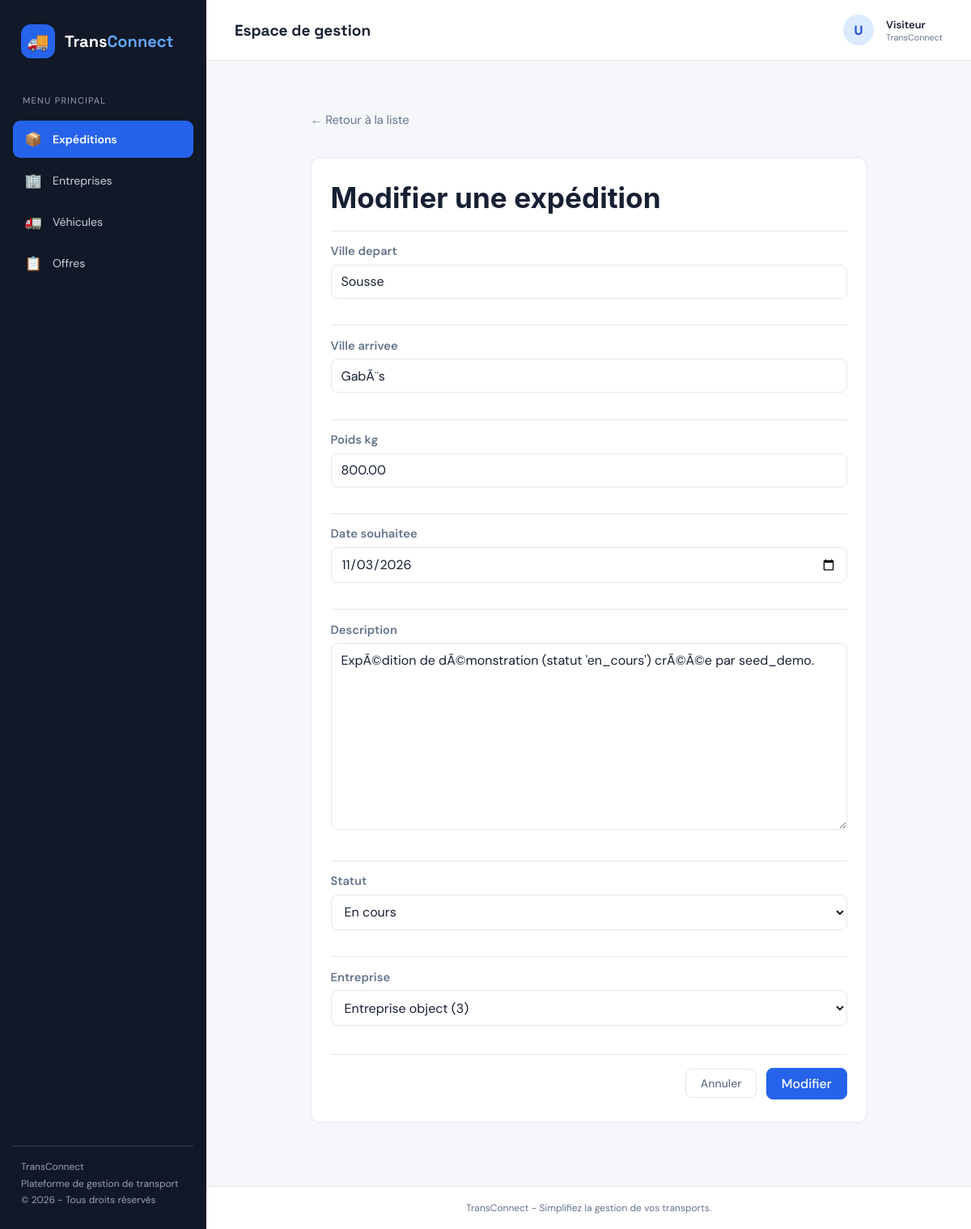
Page /expeditions/6/update/ on the committed database.
### ExpeditionsApp/models.py (models this page shows, shortened)
class Expedition(models.Model):
    STATUT_CHOICES = [
        ('publiee', 'Publiée'),
        ('attribuee', 'Attribuée'),
        ('en_cours', 'En cours'),
        ('livree', 'Livrée'),
        ('annulee', 'Annulée'),
    ]
    reference = models.CharField(max_length=12, unique=True, editable=False)
    ville_depart = models.CharField(max_length=100)
    ville_arrivee = models.CharField(max_length=100)
    poids_kg = models.DecimalField(max_digits=10, decimal_places=2, validators=[MinValueValidator(Decimal('0.01'), message="Le poids doit etre superieur a 0.")])
    date_souhaitee = models.DateField()
    description = models.TextField(blank=True)
    statut = models.CharField(max_length=20, choices=STATUT_CHOICES, default='publiee')
    entreprise = models.ForeignKey('EntreprisesApp.Entreprise', on_delete=models.CASCADE, related_name='expeditions' )
    created_at = models.DateTimeField(auto_now_add=True)
    updated_at = models.DateTimeField(auto_now=True)

### ExpeditionsApp/views.py (the view)
# urls.py: path('<int:pk>/update/', ExpeditionUpdateView.as_view(), name='update_expedition'),
class ExpeditionUpdateView(UpdateView):
    model = Expedition
    template_name = 'expedition/create.html'
    form_class = ExpeditionForm
    success_url = reverse_lazy('expedition:list_expeditions')

### ExpeditionsApp/forms.py
class ExpeditionForm (forms.ModelForm):
    class Meta:
        model = Expedition
        fields = ['ville_depart', 'ville_arrivee', 'poids_kg', 'date_souhaitee', 'description', 'statut','entreprise']
        widgets = {
            'date_souhaitee': forms.DateInput(attrs={'type': 'date'})}

### templates/expedition/create.html (shortened to what this page needs)
{% extends 'base.html' %}
{% block content %}
<div class="form-page">
    <a class="back-link" href="{% url 'expedition:list_expeditions' %}">← Retour à la liste</a>
    <div class="form-card">
        <h1>{% if object %}Modifier{% else %}Ajouter{% endif %} une expédition</h1>
        <form method="post" novalidate>
            {% for field in form %}
            <div class="form-field{% if field.errors %} has-error{% endif %}">
                <label for="{{ field.id_for_label }}">{{ field.label }}</label>
                {{ field }}
            </div>
            {% endfor %}
            <div class="form-actions">
                <a class="btn-secondary" href="{% url 'expedition:list_expeditions' %}">Annuler</a>
                <button class="btn-primary" type="submit">{% if object %}Modifier{% else %}Ajouter{% endif %}</button>
            </div>
        </form>
    </div>
</div>
{% endblock %}

### templates/base.html (style rules this page uses)
:root { --route: #2563eb; --route-dark: #1d4ed8; --background: #f5f7fb; --card: #ffffff; --line: #e5e7eb; --text: #172033; --muted: #64748b; --sidebar: #111827; --sidebar-text: #cbd5e1; --success: #15803d; --danger: #dc2626; --warning: #d97706; }
* { margin: 0; padding: 0; box-sizing: border-box; }
body { font-family: 'DM Sans', sans-serif; background: var(--background); color: var(--text); min-height: 100vh; }
a { text-decoration: none; color: inherit; }
.btn-primary { display: inline-block; background: var(--route); color: white; border: none; padding: 11px 18px; border-radius: 8px; font-family: inherit; font-size: 14px; font-weight: 600; cursor: pointer; transition: .2s; }
.btn-secondary { display: inline-block; color: var(--muted); border: 1px solid var(--line); padding: 10px 17px; border-radius: 8px; font-size: 14px; }
.form-page { max-width: 1100px; margin: 0 auto; }
.form-card { background: white; border: 1px solid var(--line); border-radius: 12px; padding: 25px; margin-top: 20px; }
.form-field { margin: 18px 0; }
.form-field label { display: block; font-size: 14px; font-weight: 600; margin-bottom: 8px; }
.form-field input:not([type="checkbox"]):not([type="radio"]), .form-field select, .form-field textarea { width: 100%; padding: 12px; border: 1px solid var(--line); border-radius: 8px; font: inherit; background: white; }
.form-field textarea { min-height: 110px; }
.form-actions { display: flex; justify-content: flex-end; gap: 12px; margin-top: 25px; padding-top: 18px; border-top: 1px solid var(--line); }

### templates/expedition/create.html (style rules this page uses)
.form-page { max-width: 720px; margin: 0 auto; padding: 2rem 1rem 3rem; }
.back-link { display: inline-block; color: var(--muted); text-decoration: none; font-size: .92rem; margin-bottom: 1rem; }
.form-card { background: var(--card); border: 1px solid var(--line); border-radius: 12px; padding: 1.75rem 1.5rem; }
.form-card h1 { font-family: 'Bricolage Grotesque', 'Inter', sans-serif; font-size: clamp(1.6rem, 4vw, 2.2rem); margin: 0 0 1.25rem; }
.form-field { padding: .9rem 0; border-top: 1px solid var(--line); }
.form-field label { display: block; color: var(--muted); font-size: .92rem; margin-bottom: .4rem; }
.form-field input:not([type="checkbox"]):not([type="radio"]), .form-field select, .form-field textarea { width: 100%; box-sizing: border-box; padding: .6rem .75rem; font: inherit; color: inherit; background: transparent; border: 1px solid var(--line); border-radius: 8px; }
.form-field textarea { min-height: 110px; resize: vertical; }
.form-actions { display: flex; justify-content: flex-end; align-items: center; gap: .75rem; margin-top: 1.25rem; padding-top: 1rem; border-top: 1px solid var(--line); }
.btn-primary { background: var(--route); color: #fff; font: inherit; font-weight: 500; padding: .5rem 1.1rem; border: 1px solid var(--route); border-radius: 8px; cursor: pointer; }
.btn-secondary { color: var(--muted); text-decoration: none; font-weight: 500; padding: .5rem 1.1rem; border: 1px solid var(--line); border-radius: 8px; }

### rows in the picture
Expedition: form "Sousse" "GabÃ¨s" "800.00" "11/03/2026" "ExpÃ©dition de dÃ©monstration (statut 'en_cours') crÃ©Ã©e par seed_demo." "En cours" "Entreprise object (3)"

### other values in the picture
{{ field.label }} "Ville depart" "Ville arrivee" "Poids kg" "Date souhaitee" "Description" "Statut" "Entreprise"
